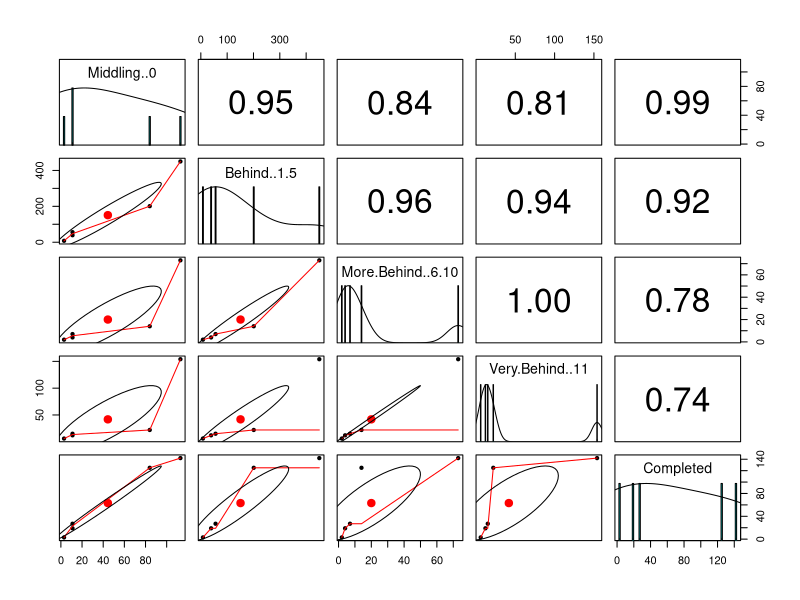
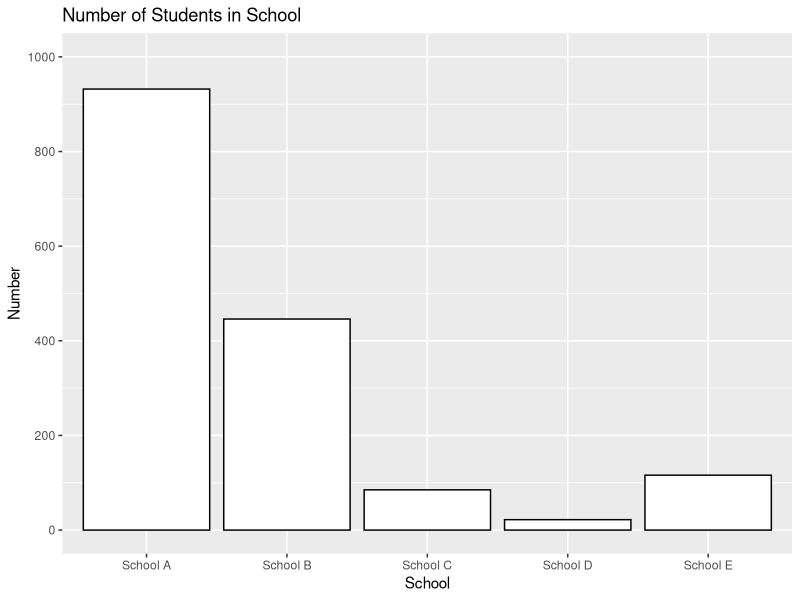
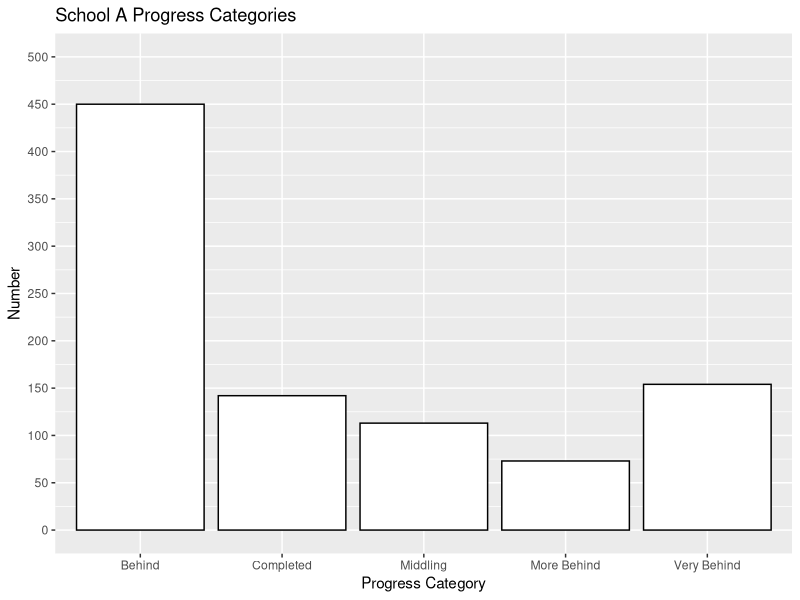
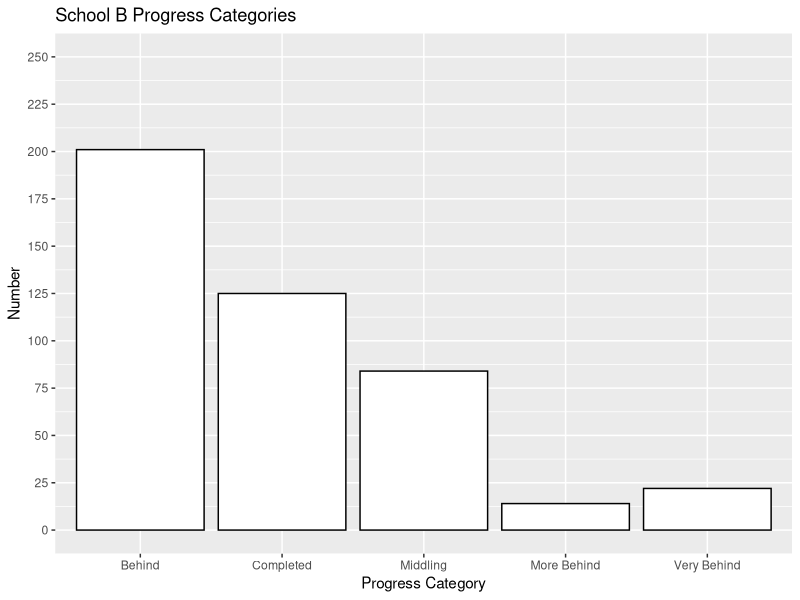
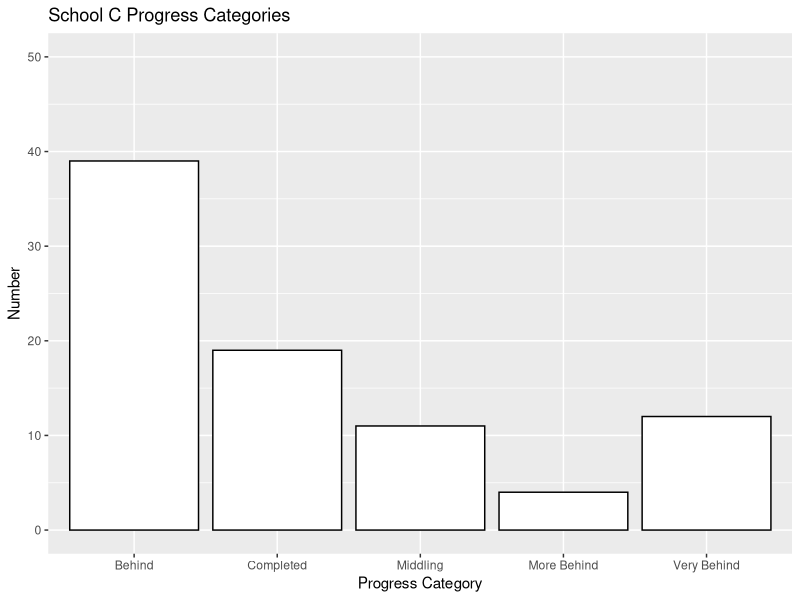
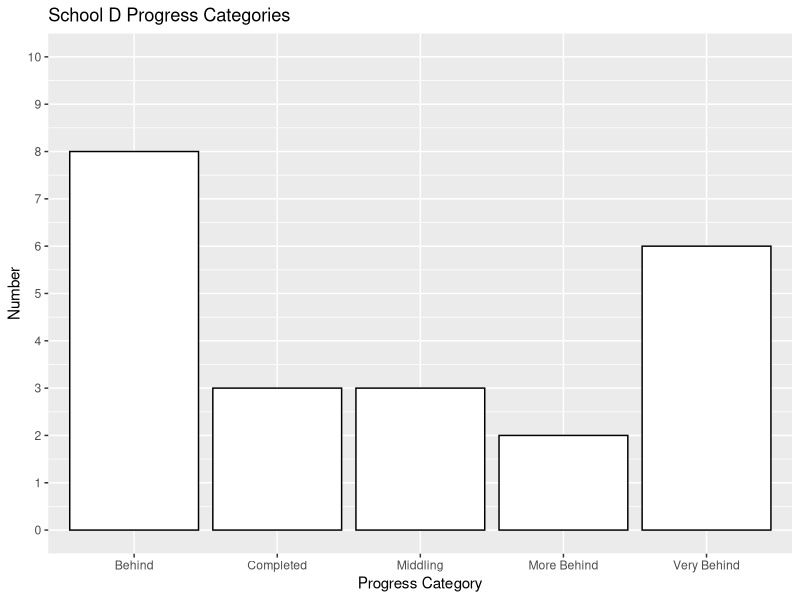
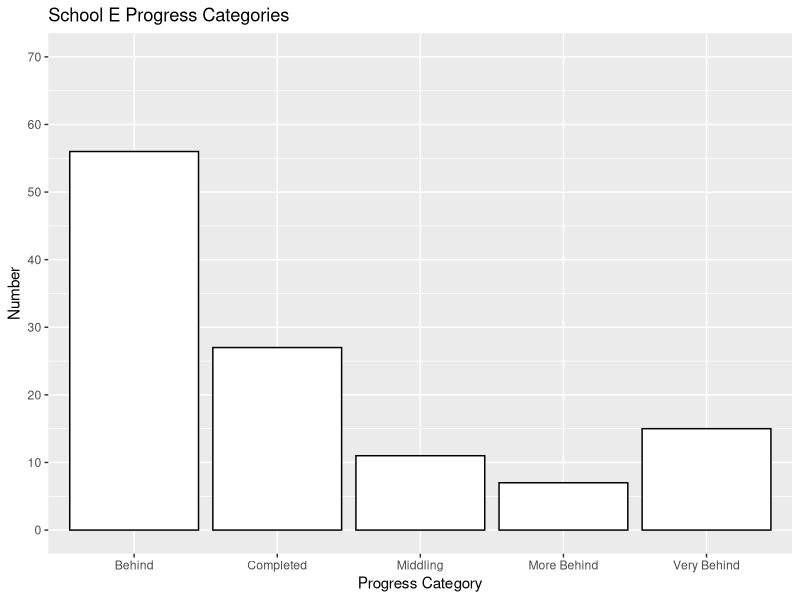

The R script that drew these images, in order:
## ---- chunk 1
## Read in the data
course <- read.csv("./data-storyteller.csv")
library(ggplot2)
library(psych)
## ---- chunk 2
schoolA <- course[course$School=="A",] #shows only sections in school A
schoolB <- course[course$School=="B",] #shows only sections in school B
schoolC <- course[course$School=="C",] #shows only sections in school C
schoolD <- course[course$School=="D",] #shows only sections in school D
schoolE <- course[course$School=="E",] #shows only sections in school E
#Or we can simply aggregate the data for each school:
aggSchools <- aggregate(course[,3:8],list(Group.region=course$School),sum)
#Let's remove Very Ahead, since there are no students in any school that are in this category.
aggSchools <- aggSchools[, !(names(aggSchools)%in% c("Very.Ahead..5"))]
#Note that this variable is removed for the rest of this analysis.
## ---- chunk 3
#Summary statistics of each category for each school:
summary(schoolA[,3:6])
summary(schoolB[,3:6])
summary(schoolC[,3:6])
summary(schoolD[,3:6])
summary(schoolE[,3:6])

#Use the pairs function for an overview of descriptive statistics for each category,
#i.e., Middling, Behind. More.Behind, Very.Behind, and Completed:
all <- cbind(aggSchools[,-1]) #Removes school variable
pairs.panels(all)
#Histograms of each category of each school are shown along the diagonal.
#The bottom triangle shows scatterplots, which are not useful to us.
#The upper triangle shows Pearson correlations (-1 to 1) between each category.
#All categories are highly positively correlated; More.Behind and Very.Behind categories are perfectly correlated.

#Total number of students in each school:
sumA <- sum(schoolA$Middling..0,schoolA$Behind..1.5,schoolA$More.Behind..6.10,
    schoolA$Very.Behind..11,schoolA$Completed) #932 students in school A
sumB <- sum(schoolB$Middling..0,schoolB$Behind..1.5,schoolB$More.Behind..6.10,
    schoolB$Very.Behind..11,schoolB$Completed) #446 students in school B
sumC <- sum(schoolC$Middling..0,schoolC$Behind..1.5,schoolC$More.Behind..6.10,
    schoolC$Very.Behind..11,schoolC$Completed) #85 students in school C
sumD <- sum(schoolD$Middling..0,schoolD$Behind..1.5,schoolD$More.Behind..6.10,
    schoolD$Very.Behind..11,schoolD$Completed) #22 students in school D
sumE <- sum(schoolE$Middling..0,schoolE$Behind..1.5,schoolE$More.Behind..6.10,
    schoolE$Very.Behind..11,schoolE$Completed) #116 students in school E
#Now let's organize these results into a dataframe.
sumAll <- data.frame(schoolSum1 = c("School A","School B","School C","School D","School E"), 
                           schoolSum2 = c(sumA,sumB,sumC,sumD,sumE))
#Plot showing the total number of students in each school:
ggplot(sumAll, aes(x=schoolSum1,y=schoolSum2)) + geom_bar(stat = "identity", color="black",fill="white")+ coord_cartesian(ylim=c(0, 1000)) + scale_y_continuous(breaks=seq(0,1000,200)) +  labs(title = "Number of Students in School", x = "School", y = "Number")
## ---- chunk 4
#Where are most students in each school? Are most "middling" or "behind"?
#We will group together the data and then create a histogram to compare each progress category of each school in a more detailed graph than the histograms generated above.
sumSection <- c("Middling","Behind","More Behind","Very Behind","Completed")
sumSectionA <- data.frame(sumSection,sumSectionsA = c(sum(schoolA$Middling..0),sum(schoolA$Behind..1.5),sum(schoolA$More.Behind..6.10),sum(schoolA$Very.Behind..11),sum(schoolA$Completed)))
sumSectionB <- data.frame(sumSection,sumSectionsB = c(sum(schoolB$Middling..0),sum(schoolB$Behind..1.5),sum(schoolB$More.Behind..6.10),sum(schoolB$Very.Behind..11),sum(schoolB$Completed)))
sumSectionC <- data.frame(sumSection,sumSectionsC = c(sum(schoolC$Middling..0),sum(schoolC$Behind..1.5),sum(schoolC$More.Behind..6.10),sum(schoolC$Very.Behind..11),sum(schoolC$Completed)))
sumSectionD <- data.frame(sumSection,sumSectionsD = c(sum(schoolD$Middling..0),sum(schoolD$Behind..1.5),sum(schoolD$More.Behind..6.10),sum(schoolD$Very.Behind..11),sum(schoolD$Completed)))
sumSectionE <- data.frame(sumSection,sumSectionsE = c(sum(schoolE$Middling..0),sum(schoolE$Behind..1.5),sum(schoolE$More.Behind..6.10),sum(schoolE$Very.Behind..11),sum(schoolE$Completed)))
#Below are histograms of the number of students in each progress category of each school (note that the sections are combined per school):
ggplot(sumSectionA, aes(x=sumSection,y=sumSectionsA)) + geom_histogram(stat="identity",bins=15, color="black",fill="white") + coord_cartesian(ylim=c(0, 500)) + scale_y_continuous(breaks=seq(0,500,50)) +  labs(title = "School A Progress Categories", x = "Progress Category", y = "Number")
ggplot(sumSectionB, aes(x=sumSection,y=sumSectionsB)) + geom_histogram(stat="identity",bins=15, color="black",fill="white") + coord_cartesian(ylim=c(0, 250)) + scale_y_continuous(breaks=seq(0,250,25)) +  labs(title = "School B Progress Categories", x = "Progress Category", y = "Number")
ggplot(sumSectionC, aes(x=sumSection,y=sumSectionsC)) + geom_histogram(stat="identity",bins=15, color="black",fill="white") + coord_cartesian(ylim=c(0, 50)) + scale_y_continuous(breaks=seq(0,50,10)) +  labs(title = "School C Progress Categories", x = "Progress Category", y = "Number")
ggplot(sumSectionD, aes(x=sumSection,y=sumSectionsD)) + geom_histogram(stat="identity",bins=15, color="black",fill="white") + coord_cartesian(ylim=c(0, 10)) + scale_y_continuous(breaks=seq(0,10,1)) +  labs(title = "School D Progress Categories", x = "Progress Category", y = "Number")
ggplot(sumSectionE, aes(x=sumSection,y=sumSectionsE)) + geom_histogram(stat="identity",bins=15, color="black",fill="white") + coord_cartesian(ylim=c(0, 70)) + scale_y_continuous(breaks=seq(0,70,10)) +  labs(title = "School E Progress Categories", x = "Progress Category", y = "Number")
#From the plots above, we determine 3 things:
#1. The majority of students in each school is behind.
#2. The distribution of student performance is comparable across each school in that the lowest number of students comprise More Behind and Middling in increasing order.
#3. In Schools A and D, more students are behind or very behind than completed, but in School B, C, and E, more students have completed than the course than those who are very behind.
#But does this signal that Schools B, C, and E are doing the best?

#To find out, let's first determine which school has the highest number of students who completed the course:
meanA <- mean(schoolA$Completed) #An average of 11 students completed the course in school A.
meanB <- mean(schoolB$Completed) #An average of 10 students completed the course in school B.
meanC <- mean(schoolC$Completed) #An average of 6 students completed the course in school B.
meanD <- mean(schoolD$Completed) #An average of 3 students completed the course in school B.
meanE <- mean(schoolE$Completed) #An average of 27 students completed the course in school B.

#Now we can determine which school has the best completion ratio with respect to overall number of students:
statSchoolA <- meanA/sumA #0.012
statSchoolB <- meanB/sumB #0.023
statSchoolC <- meanC/sumC #0.074
statSchoolD <- meanD/sumD #0.136
statSchoolE <- meanE/sumE #0.233
#School E takes the cake, in that 23% of its students have completed the math course so far, and we can argue that School E is doing the best.
## ---- chunk 5
#We were able to aggregate the data to reduce the multiple rows and combine the sections of each class and each school.
#We then reviewed basic descriptive statistics for each progress category in each school, finding that all the categories are strongly positively correlated.
#The number of students in each school were summed and then used to show that most students were in School A, whereas School D housed the fewest students.
#We generated more detailed histograms and reviewed the performance of each students in each school. The results? The majority of students in each school is behind, but School E is performing best since 23% of its students have completed the math course, which is considerably higher than any other school.
#From here, we can attempt to determine which factors are influencing student performance in School E that is not in the other students. Perhaps it's the number of students, location, instructors, etc. Since we do not have more data pertaining to each school, we cannot provide deeper analysis to determine such influential factors.

